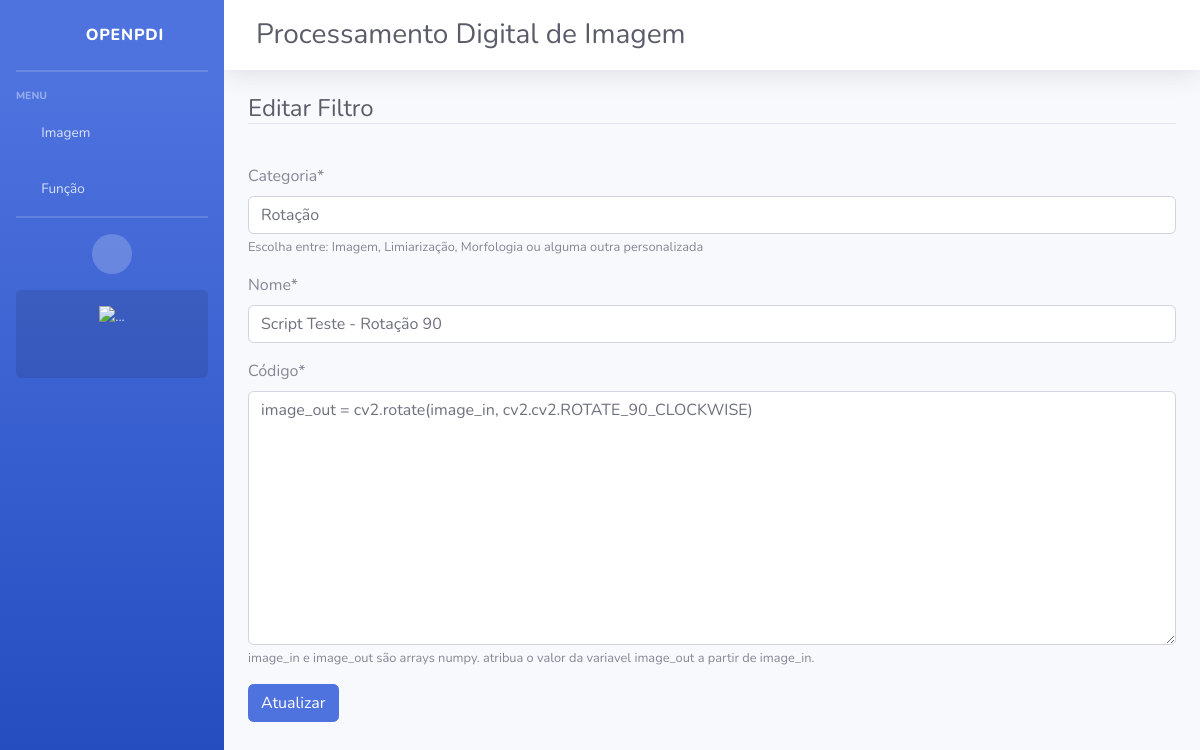
The page /filtros/editar/script/1 on the database its author committed.
### filtros/models.py (models this page shows, shortened)
class Script(models.Model):
    help_text='''Escolha entre: Imagem, Limiarização, Morfologia ou alguma outra personalizada'''
    categoria = models.CharField(max_length=50, help_text=help_text)
    nome = models.CharField(max_length=50)
    help_text='''image_in e image_out são arrays numpy.
    atribua o valor da variavel image_out a partir de image_in.'''
    codigo = models.TextField(max_length=255, verbose_name="Código", help_text=help_text)

### filtros/views.py (the view)
# urls.py: path('filtros/editar/script/<int:pk>', ScriptUpdate.as_view(), name="editar-script"),
class ScriptUpdate(UpdateView):
    model = Script
    fields = ['categoria', 'nome', 'codigo']
    template_name = 'filtros/form.html'
    success_url = reverse_lazy('inicio')
    def get_context_data(self, *args, **kwargs):
        context = super().get_context_data(*args, **kwargs)
        context['titulo'] = "Editar Filtro"
        context['botao'] = "Atualizar"
        return context

### filtros/templates/filtros/form.html (shortened to what this page needs)
{% extends 'paginas/base.html' %}
{% load static %}
{% load crispy_forms_tags %}
{% block conteudo %}
<div class="container-fluid">
    <h4 class="text-dark border-bottom my-3">
        {{ titulo }}
    </h4>
    <br>
    <form action="" method="POST">
        {{ form|crispy }}
        <button type="submit" class="btn btn-primary">{{ botao }}</button>
    </form>
</div>
{% endblock %}

### rows shown on the page
Script: categoria "Rotação", nome "Script Teste - Rotação 90", codigo "image_out = cv2.rotate(image_in, cv2.cv2.ROTATE_90_CLOCKWISE)"

### other values the page prints
{{ titulo }} "Editar Filtro"
{{ botao }} "Atualizar"
